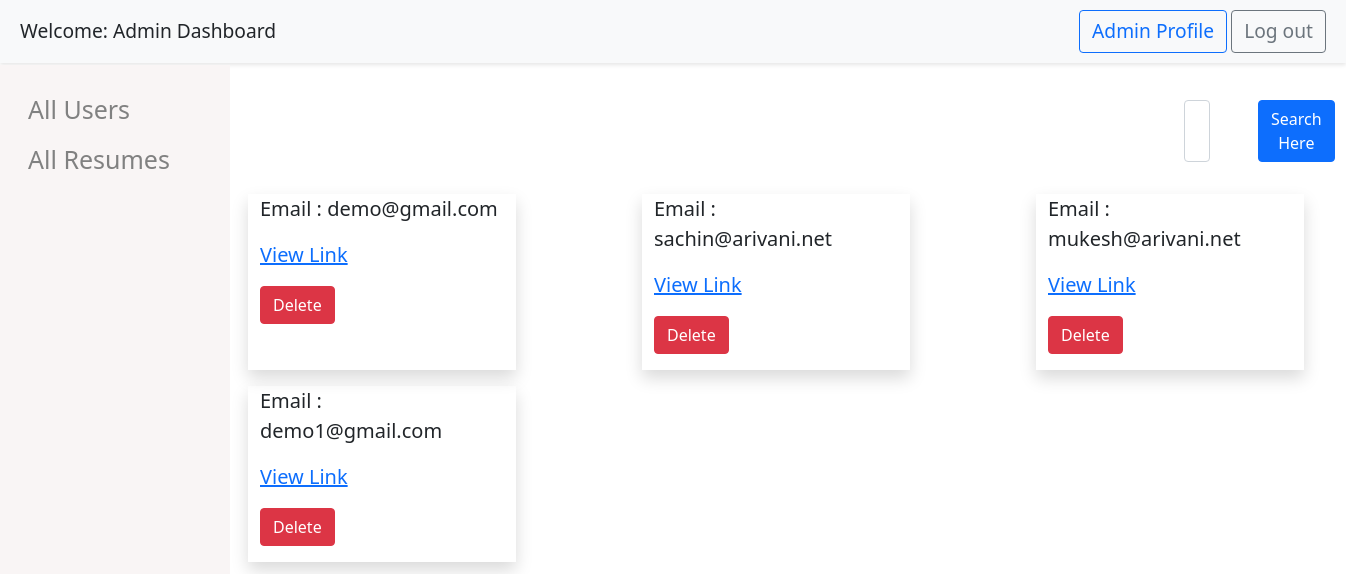
The app's page /users/ (signed in), older data.
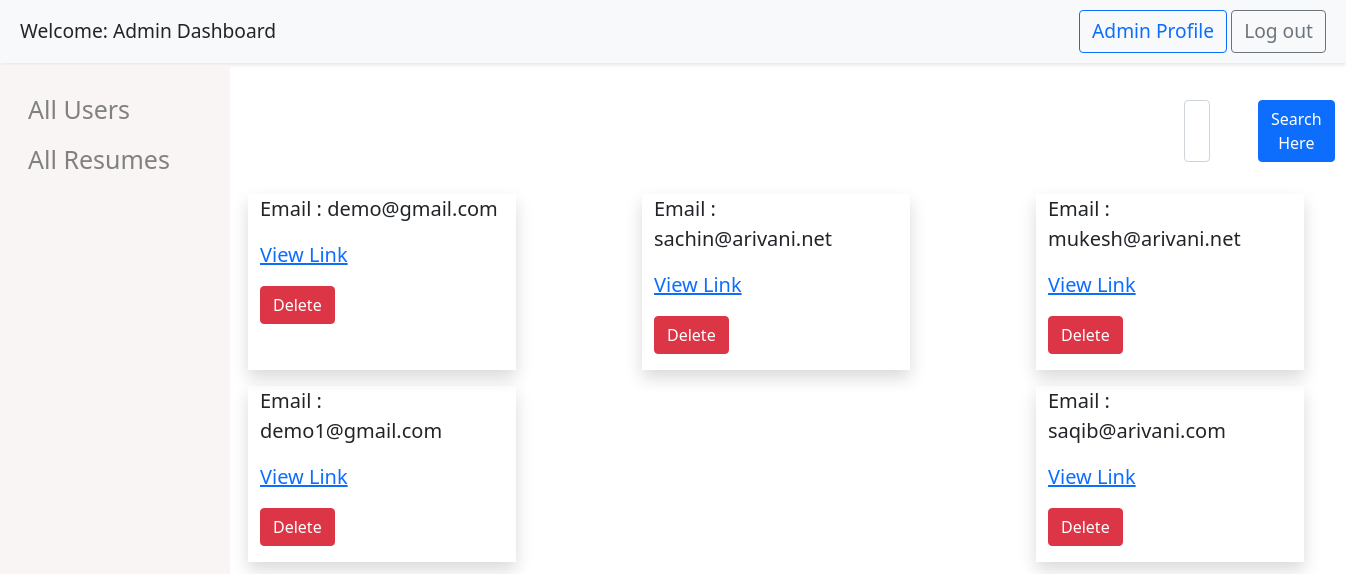
The same page, newer data.
### app1/models.py (models this page shows)
class Users(models.Model):
    email = models.CharField(max_length=200)
    password = models.CharField(max_length=20)

### app1/views.py (the view)
# urls.py: path('users/', views.All_users.as_view(), name='users'),
class All_users(View):
    def get(self,request):
        self.admin = request.session.get('admin',False)
        if not self.admin:
            return redirect('/admin/')
        self.users_obj = Users.objects.all()
        return render(request, 'dashboard.html', {'users': self.users_obj})

### app1/templates/dashboard.html (shortened to what this page needs)
{% load static %}
{% load myfilter %}
<!DOCTYPE html>
<html lang="en">
<head>
    <link rel="stylesheet" href="{% static 'mystyle.css' %}">
    <link href="https://cdnjs.cloudflare.com/ajax/libs/bootstrap/5.3.0/css/bootstrap.min.css" rel="stylesheet">
    <link href="https://cdn.jsdelivr.net/npm/bootstrap@5.0.2/dist/css/bootstrap.min.css" rel="stylesheet"
>
</head>
<body>
    <div class="header w-100" style="position: fixed;">
        <div class="font-size">Welcome: Admin Dashboard</div>
        <div>
            <a class="font-size btn btn-outline-primary">Admin Profile</a>
            <a class="font-size btn btn-outline-secondary" href="/admin-logout/">Log out</a>
        </div>
    </div>
    <div class="container row">
        <div class="sidenav">
            <a href="{% url 'users' %}">All Users</a>
            <a href="/resumes/">All Resumes</a>
        </div>
        <div class="main">
            <div class="row mb-4 search-design">
                <form method="post" action="/filter-resumes/" class="d-flex gap-5" style="float: right;">
                    <input type="text" name="searchResume" id="searchResume" class="form-control w-50">
                    <button type="submit" class="btn btn-primary">Search Here</button>
                </form>
            </div>
            {% if users %}
            <div class="row col-md-12 justify-content-between">
                {% for user in users %}
                <div class="col-md-3 shadow m-2">
                    <p>Email : {{user.email}}</p>
                    <p><a href="/view-user/{{ user.id }}/" target="_blank">View Link</a></p>
                    <p><a href="/delete-user/{{ user.id }}/" target="_self" class="btn btn-danger">Delete</a></p>
                </div>
                {% endfor %}
            </div>
            {% endif %}
        </div>
    </div>
</body>
</html>

Row changes from the older to the newer data that the page shows:
added Users: email "saqib@arivani.com"
